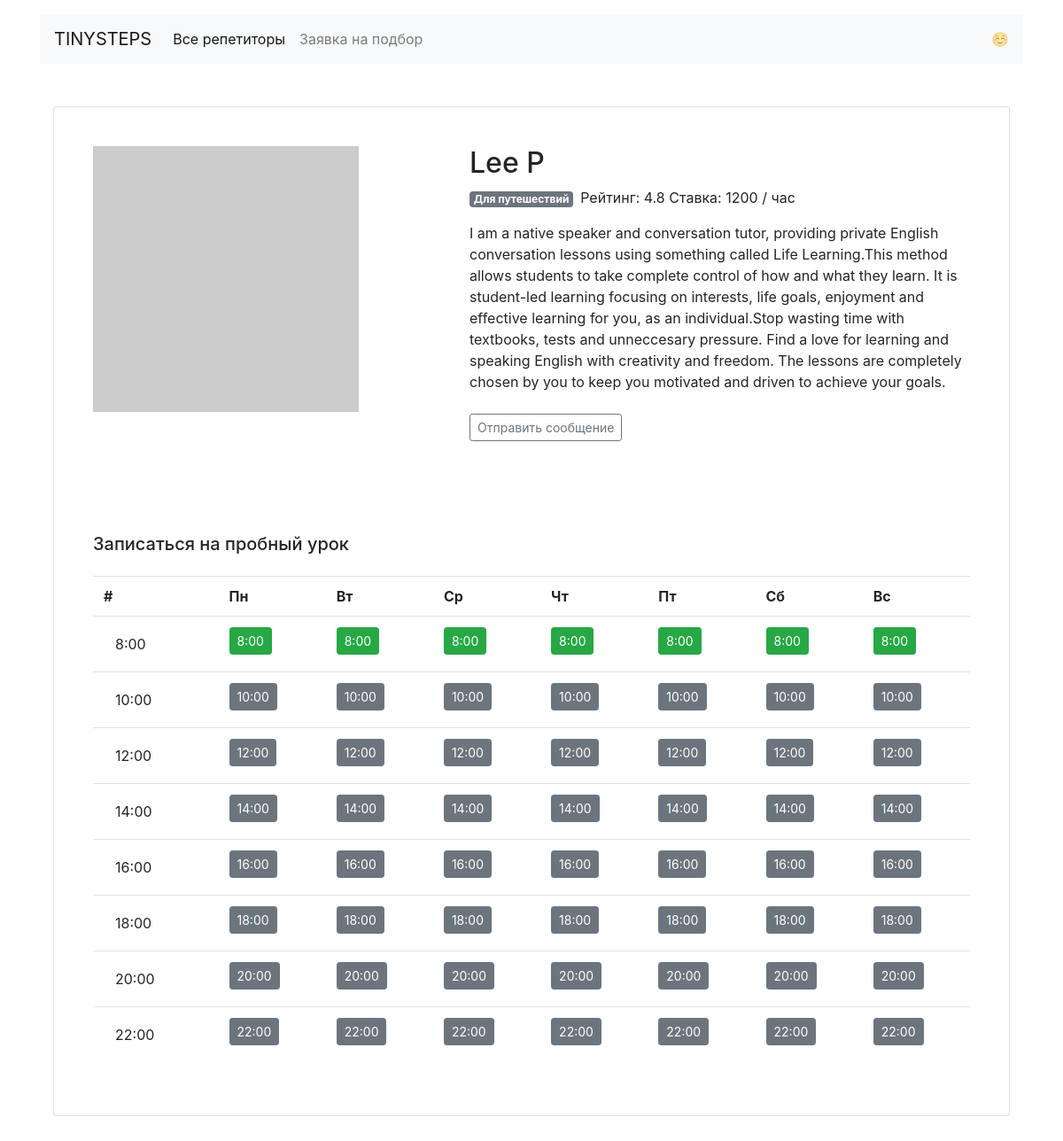
The page /profiles/2 on the database its author committed.
### app.py (models this page shows, shortened)
class Teacher(db.Model):
    __tablename__ = "teachers"
    id = db.Column(db.Integer, primary_key=True)
    name = db.Column(db.String, nullable=False)
    about = db.Column(db.UnicodeText, nullable=False)
    rating = db.Column(db.Float, default=4.5)
    picture = db.Column(db.Unicode, default='../static/pict 1.png')
    price = db.Column(db.Integer, nullable=False)

### app.py (the view)
@app.route('/profiles/<teacher_id>')
def profiles(teacher_id):
    teacher = db.session.query(Teacher).get_or_404(teacher_id)
    output = render_template("profile.html",
                             teacher=teacher,   # данные из БД
                             profile=teachers_data[teacher_id])   # данные расписания из json
    return output

### templates/profile.html
{% extends 'base.html' %}
{% block container %}
        <div class="card my-5  mx-auto ">
            <div class="card-body m-4">
                <div class="row">
                    <div class="col-5"><img src="{{ teacher.picture }}" class="img-fluid"></div>
                    <div class="col-7">
                        <h2>{{ teacher.name }}</h2>
                        <p><span class="badge badge-secondary mr-2">Для путешествий </span>Рейтинг: {{ teacher.rating }} Ставка: {{ teacher.price }} / час</p>
                        <p >{{ teacher.about }}
                            <br> <br>
                        <a href="/message" class="btn btn-outline-secondary btn-sm ">Отправить сообщение</a>
                    </div>
                </div>
            </div>
            <div class="card-body  m-4">
                <h5 class="mb-4">Записаться на пробный урок</h5>
                <table class="table">
                    <tr>
                        <th>#</th>
                        <th>Пн</th>
                        <th>Вт</th>
                        <th>Ср</th>
                        <th>Чт</th>
                        <th>Пт</th>
                        <th>Сб</th>
                        <th>Вс</th>
                    </tr>
                    {% set hours = ['8:00', '10:00', '12:00', '14:00', '16:00', '18:00', '20:00', '22:00'] %}
                    {% for hour_id in range(hours|length) %}
                    <tr>
                        <td><span class="btn">{{ hours[hour_id] }}</span></td>
                        {% for day in profile.free %}
                            {% if profile.free[day][hours[hour_id]] == 'True' %}
                                {% set hour_status_class = 'success' %}
                                {% set booking_url = '/booking/'~teacher.id %}
                            {% else %}
                                {% set hour_status_class = 'secondary' %}
                            {% endif %}
                            <td><a href="{{ booking_url }}" class="btn btn-sm btn-{{ hour_status_class }}">{{ hours[hour_id] }}</a></td>
                        {% endfor %}
                    </tr>
                    {% endfor %}
                </table>
            </div>
        </div>
{% endblock %}

### rows shown on the page
Teacher: name "Lee P", rating "4.8", price "1200", about "I am a native speaker and conversation tutor, providing private English conversation lessons using something called Life Learning.This method allows students to take complete control of how and what they learn. It is student-led learning focusing on interests, life goals, enjoyment and effective learning for you, as an individual.Stop wasting time with textbooks, tests and unneccesary pressure. Find a love for learning and speaking English with creativity and freedom. The lessons are completely chosen by you to keep you motivated and driven to achieve your goals."

### other values the page prints
{{ hours[hour_id] }} "8:00" "10:00" "12:00" "14:00" "16:00" "18:00" "20:00" "22:00"
{{ hours[hour_id] }} "8:00" "8:00" "8:00" "8:00" "8:00" "8:00" "8:00" "10:00" "10:00" "10:00" "10:00" "10:00" "10:00" "10:00" "12:00" "12:00" "12:00" "12:00" "12:00" "12:00" "12:00" "14:00" "14:00" "14:00" "14:00" "14:00" "14:00" "14:00" "16:00" "16:00" "16:00" "16:00" "16:00" "16:00" "16:00" "18:00" "18:00" "18:00" "18:00" "18:00" "18:00" "18:00" "20:00" "20:00" "20:00" "20:00" "20:00" "20:00" "20:00" "22:00" "22:00" "22:00" "22:00" "22:00" "22:00" "22:00"
